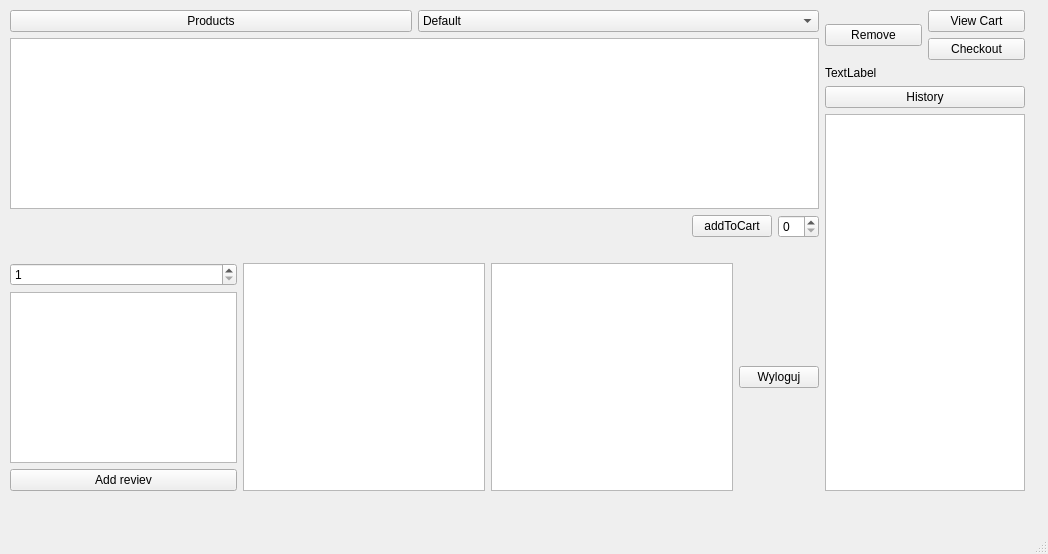
<?xml version="1.0" encoding="UTF-8"?>
<ui version="4.0">
 <class>BuyerWindow</class>
 <widget class="QMainWindow" name="BuyerWindow">
  <property name="geometry">
   <rect>
    <x>0</x>
    <y>0</y>
    <width>1048</width>
    <height>554</height>
   </rect>
  </property>
  <property name="windowTitle">
   <string>MainWindow</string>
  </property>
  <widget class="QWidget" name="centralwidget">
   <widget class="QWidget" name="">
    <property name="geometry">
     <rect>
      <x>10</x>
      <y>10</y>
      <width>1015</width>
      <height>481</height>
     </rect>
    </property>
    <layout class="QHBoxLayout" name="horizontalLayout_7">
     <item>
      <layout class="QVBoxLayout" name="verticalLayout_8">
       <item>
        <layout class="QVBoxLayout" name="verticalLayout_7">
         <item>
          <layout class="QHBoxLayout" name="horizontalLayout_2">
           <item>
            <widget class="QPushButton" name="viewProductsButton">
             <property name="text">
              <string>Products</string>
             </property>
            </widget>
           </item>
           <item>
            <widget class="QComboBox" name="comboBoxSort">
             <item>
              <property name="text">
               <string>Default</string>
              </property>
             </item>
             <item>
              <property name="text">
               <string>Price Up</string>
              </property>
             </item>
             <item>
              <property name="text">
               <string>Price Down</string>
              </property>
             </item>
             <item>
              <property name="text">
               <string>Quanity Up</string>
              </property>
             </item>
             <item>
              <property name="text">
               <string>Quanity Down</string>
              </property>
             </item>
            </widget>
           </item>
          </layout>
         </item>
         <item>
          <layout class="QVBoxLayout" name="verticalLayout_6">
           <item>
            <widget class="QListWidget" name="listViewProducts"/>
           </item>
           <item>
            <layout class="QHBoxLayout" name="horizontalLayout_4">
             <item>
              <spacer name="horizontalSpacer">
               <property name="orientation">
                <enum>Qt::Orientation::Horizontal</enum>
               </property>
               <property name="sizeHint" stdset="0">
                <size>
                 <width>308</width>
                 <height>20</height>
                </size>
               </property>
              </spacer>
             </item>
             <item>
              <layout class="QHBoxLayout" name="horizontalLayout_3">
               <item>
                <widget class="QPushButton" name="addToCartButton">
                 <property name="text">
                  <string>addToCart</string>
                 </property>
                </widget>
               </item>
               <item>
                <widget class="QSpinBox" name="spinBoxQuantity"/>
               </item>
              </layout>
             </item>
            </layout>
           </item>
          </layout>
         </item>
        </layout>
       </item>
       <item>
        <spacer name="verticalSpacer">
         <property name="orientation">
          <enum>Qt::Orientation::Vertical</enum>
         </property>
         <property name="sizeHint" stdset="0">
          <size>
           <width>20</width>
           <height>40</height>
          </size>
         </property>
        </spacer>
       </item>
       <item>
        <layout class="QHBoxLayout" name="horizontalLayout_6">
         <item>
          <layout class="QVBoxLayout" name="verticalLayout">
           <item>
            <widget class="QSpinBox" name="spinBoxRating">
             <property name="minimum">
              <number>1</number>
             </property>
             <property name="maximum">
              <number>5</number>
             </property>
            </widget>
           </item>
           <item>
            <widget class="QTextEdit" name="textEditReview"/>
           </item>
           <item>
            <widget class="QPushButton" name="buttonAddReview">
             <property name="text">
              <string>Add reviev</string>
             </property>
            </widget>
           </item>
          </layout>
         </item>
         <item>
          <layout class="QHBoxLayout" name="horizontalLayout_5">
           <item>
            <widget class="QTextEdit" name="textEditReviewComment"/>
           </item>
           <item>
            <widget class="QListWidget" name="listWidgetCart"/>
           </item>
          </layout>
         </item>
         <item>
          <widget class="QPushButton" name="logoutButton">
           <property name="text">
            <string>Wyloguj</string>
           </property>
          </widget>
         </item>
        </layout>
       </item>
      </layout>
     </item>
     <item>
      <layout class="QVBoxLayout" name="verticalLayout_5">
       <item>
        <layout class="QVBoxLayout" name="verticalLayout_4">
         <item>
          <layout class="QHBoxLayout" name="horizontalLayout">
           <item>
            <widget class="QPushButton" name="buttonRemoveFromCart">
             <property name="text">
              <string>Remove</string>
             </property>
            </widget>
           </item>
           <item>
            <layout class="QVBoxLayout" name="verticalLayout_3">
             <item>
              <widget class="QPushButton" name="viewCartButton">
               <property name="text">
                <string>View Cart</string>
               </property>
              </widget>
             </item>
             <item>
              <widget class="QPushButton" name="checkoutButton">
               <property name="text">
                <string>Checkout</string>
               </property>
              </widget>
             </item>
            </layout>
           </item>
          </layout>
         </item>
         <item>
          <widget class="QLabel" name="labelTotalPrice">
           <property name="text">
            <string>TextLabel</string>
           </property>
          </widget>
         </item>
        </layout>
       </item>
       <item>
        <layout class="QVBoxLayout" name="verticalLayout_2">
         <item>
          <widget class="QPushButton" name="viewPurchaseHistoryButton">
           <property name="text">
            <string>History</string>
           </property>
          </widget>
         </item>
         <item>
          <widget class="QListWidget" name="listWidgetPurchaseHistory"/>
         </item>
        </layout>
       </item>
      </layout>
     </item>
    </layout>
   </widget>
  </widget>
  <widget class="QMenuBar" name="menubar">
   <property name="geometry">
    <rect>
     <x>0</x>
     <y>0</y>
     <width>1048</width>
     <height>25</height>
    </rect>
   </property>
  </widget>
  <widget class="QStatusBar" name="statusbar"/>
 </widget>
 <resources/>
 <connections/>
</ui>
